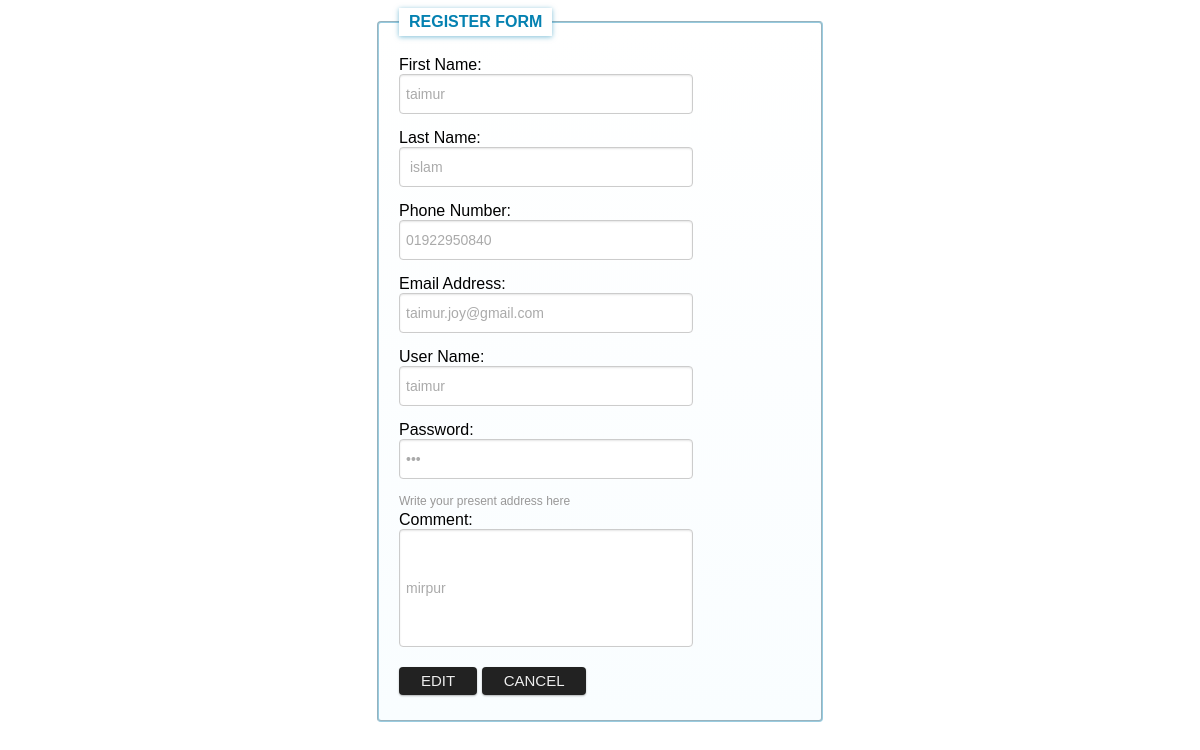
Before: /registration/registered_user_data_edit/1/ with the older database file.
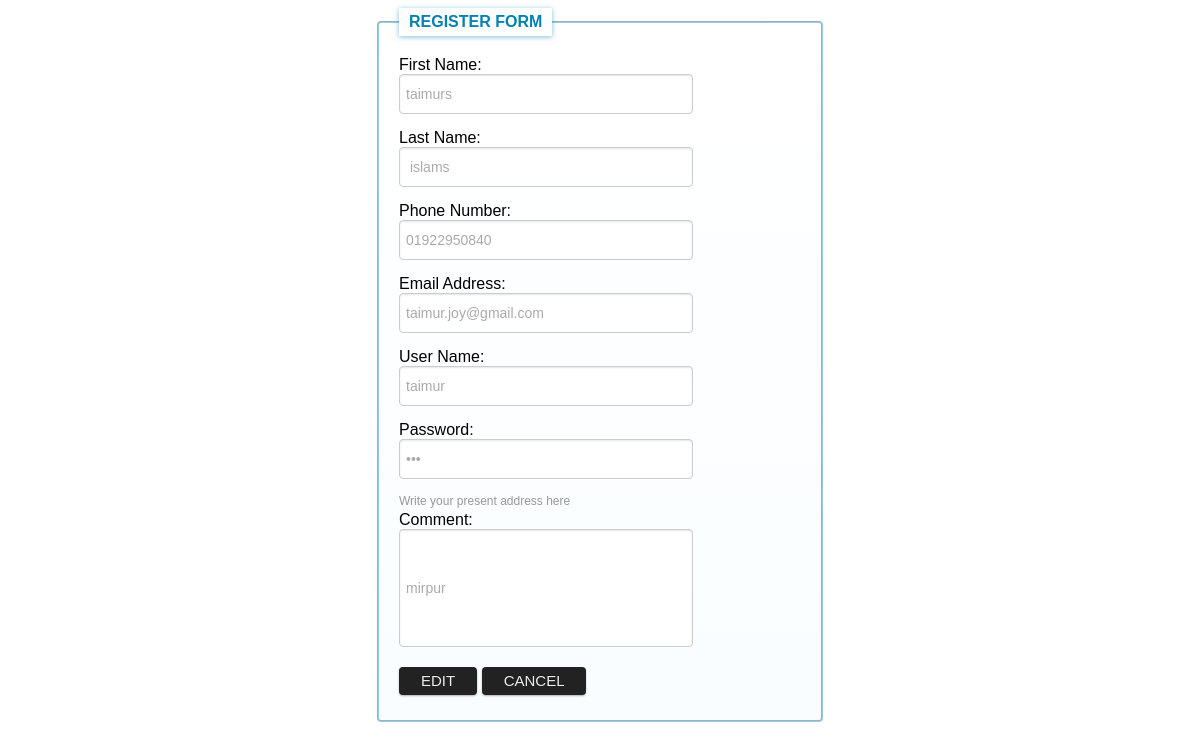
After: the same page with the newer database file.
### user_registration/models.py (models this page shows, shortened)
class Registration(models.Model):
    first_name = models.CharField(max_length=50)
    last_name = models.CharField(max_length=50)
    phone_number = models.ImageField(null=False)
    email_address = models.CharField(max_length=50)
    user_name = models.CharField(max_length=50)
    user_password = models.CharField(max_length=50)
    user_address = models.CharField(max_length=200)

### user_registration/views.py (the view)
# urls.py: re_path('^registered_user_data_edit/(?P<registered_user_id>[0-9]+)/$',
def registered_user_data_edit(request, registered_user_id ):
    registered_user_edit_or_delete_all_information = get_object_or_404(Registration, pk = registered_user_id)
    print(registered_user_edit_or_delete_all_information.phone_number)
    return render(request, 'registered_user_edit_or_delete.html',
                  {'registered_user_edit_or_delete_all_information': registered_user_edit_or_delete_all_information, })

### user_registration/templates/registered_user_edit_or_delete.html (shortened to what this page needs)
<!DOCTYPE HTML PUBLIC "-//W3C//DTD HTML 4.01//EN"
    "http://www.w3.org/TR/html4/strict.dtd"
    >
<html lang="en">
<head>
</head>
{% load staticfiles %}
<link rel="stylesheet" type="text/css" href="{% static 'registration.css' %}"/>
<body>
    <div id="wrapper">
        <form action="{%url 'registered_user_data_edited' registered_user_edit_or_delete_all_information.id%}" method="post">
            <fieldset>
                <legend>Register Form</legend>
                <div>
                    First Name:  <br><input type="text" name="first_name" value="{{registered_user_edit_or_delete_all_information.first_name}}"/>
                </div>
                <div>
                    Last Name:  <br><input type="text" name="last_name" value="{{registered_user_edit_or_delete_all_information.last_name}}"/>
                </div>
                <div>
                    Phone Number: <br><input type="text" name="phone_number" value="{{registered_user_edit_or_delete_all_information.phone_number}}"/>
                </div>
                <div>
                    Email Address: <br><input type="text" name="email" value="{{registered_user_edit_or_delete_all_information.email_address}}"/>
                </div>
                <div>
                    User Name:  <br><input type="text" name="user_name" value="{{registered_user_edit_or_delete_all_information.user_name}}"/>
                </div>
                <div>
                    Password:  <br><input type="password" name="password" value="{{registered_user_edit_or_delete_all_information.user_password}}"/>
                </div>
                <div>
                    <div class="small">Write your present address here</div>
                    Comment: <br><input type="text" style="height:100px"  name="address" value="{{registered_user_edit_or_delete_all_information.user_address}}"/>
                </div>
                <input type="submit" name="edit" value="Edit"/>
                <input type="submit" name="cancel" value="Cancel"/>
            </fieldset>
        </form>
    </div>
</body>
</html>

Changed rows visible on the page:
changed Registration "taimur.joy@gmail.com": first_name "taimur" → "taimurs"; last_name "islam" → "islams"
